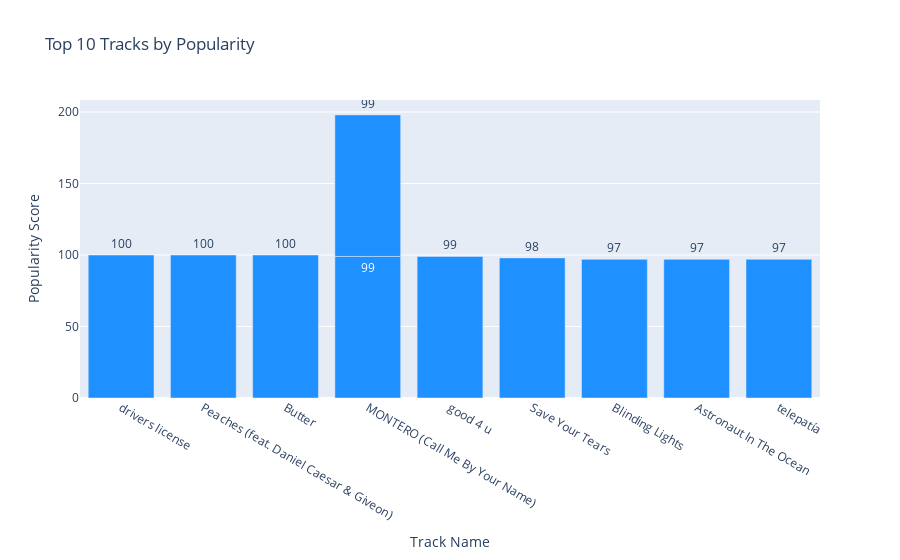

This figure's notebook cell:
### Code cell
fig = px.bar(df_high_acousticness, 
             x='track_name', 
             y='popularity', 
             title='Top 10 Tracks by Popularity',
             labels={'track_name': 'Track Name', 'popularity': 'Popularity Score'},
             text='popularity')

fig.update_traces(marker_color='dodgerblue', textposition='outside')
fig.show()

### Figure 1 — Plotly figure (JSON) as saved in the notebook; plotly's stock layout.template omitted (floating-point values rounded to 4 significant figures)
{"data": [{"alignmentgroup": "True", "hovertemplate": "Track Name=%{x}<br>Popularity Score=%{text}<extra></extra>", "legendgroup": "", "marker": {"color": "dodgerblue", "pattern": {"shape": ""}}, "name": "", "offsetgroup": "", "orientation": "v", "showlegend": false, "text": [100, 100, 100, 99, 99, 99, 98, 97, 97, 97], "textposition": "outside", "type": "bar", "x": ["drivers license", "Peaches (feat. Daniel Caesar & Giveon)", "Butter", "MONTERO (Call Me By Your Name)", "MONTERO (Call Me By Your Name)", "good 4 u", "Save Your Tears", "Blinding Lights", "Astronaut In The Ocean", "telepatía"], "xaxis": "x", "y": [100, 100, 100, 99, 99, 99, 98, 97, 97, 97], "yaxis": "y"}], "layout": {"barmode": "relative", "legend": {"tracegroupgap": 0}, "title": {"text": "Top 10 Tracks by Popularity"}, "xaxis": {"anchor": "y", "domain": [0, 1], "title": {"text": "Track Name"}}, "yaxis": {"anchor": "x", "domain": [0, 1], "title": {"text": "Popularity Score"}}}}
